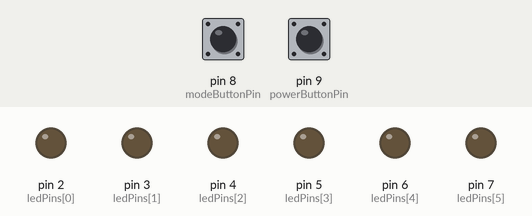
A sketch run on a simulated Arduino Uno, built with avr-gcc and run on an emulated ATmega328P. Shown: output pins drawn as LEDs (lit = HIGH). Dashed ring = blinking. Inputs (shaded band) come from the test bench; at power-on: pin 8 (modeButtonPin) HIGH, pin 9 (powerButtonPin) HIGH. EEPROM starts erased.

Above: at 1.2 s.
1.3 s: pin 8 (modeButtonPin) pulled LOW for 0.15 s
At 2.1 s:
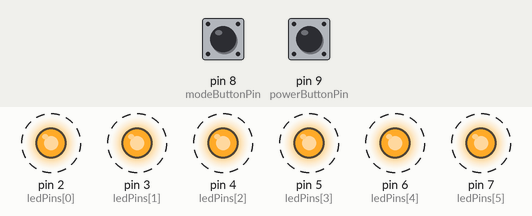
4.4 s: pin 9 (powerButtonPin) pulled LOW for 0.15 s
At 4.4 s:
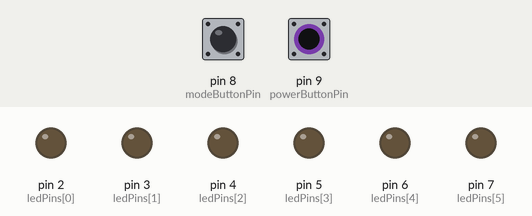
6.0 s: pin 9 (powerButtonPin) pulled LOW for 1 s
At 6.8 s:
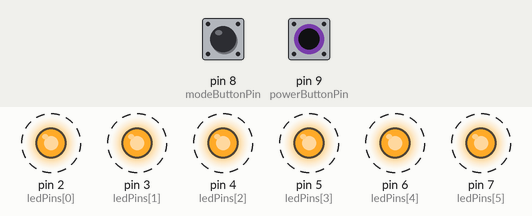
10.0 s: pin 9 (powerButtonPin) pulled LOW for 3.2 s
At 11.0 s:
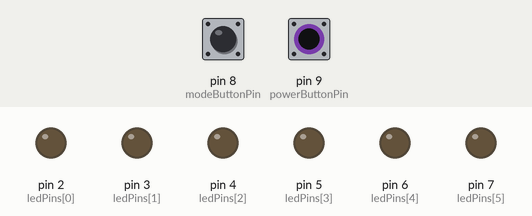
Timing chart, 0 to 13.0 s (numbered marks = the images above; inputs shaded):
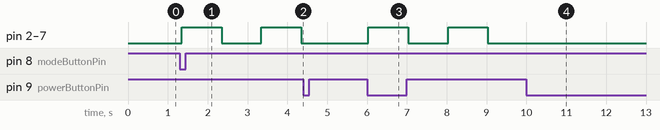

The sketch:

led-fsm-controller.ino
```cpp
// (licence header left out)
#include <EEPROM.h>

#define NUM_LEDS 6
#define NUM_MODES 6

// -------------------- Pins --------------------
const byte ledPins[NUM_LEDS] = {2, 3, 4, 5, 6, 7};
const byte modeButtonPin  = 8;
const byte powerButtonPin = 9;

// -------------------- EEPROM Addresses --------------------
#define ADDR_FLAG        0
#define ADDR_MODE        1
#define ADDR_SYSTEM      2
#define ADDR_RUN_INDEX   3
#define ADDR_DIRECTION   4
#define ADDR_BIN_L       5
#define ADDR_BIN_H       6

#define EEPROM_FLAG_VALUE 0x55

// -------------------- System Variables --------------------
bool systemOn = true;
byte mode = 0;

bool blinkState = false;
int runningIndex = 0;
int direction = 1;
unsigned int binaryCounter = 0;

// -------------------- Timing --------------------
unsigned long previousMillis = 0;
unsigned long interval = 500;

// -------------------- Debounce --------------------
const unsigned long debounceDelay = 30;

bool lastModeButtonState = HIGH;
bool lastPowerButtonState = HIGH;
bool modeButtonState = HIGH;
bool powerButtonState = HIGH;

unsigned long lastModeDebounceTime = 0;
unsigned long lastPowerDebounceTime = 0;

// Edge flags
bool modePressedEvent = false;
bool powerPressedEvent = false;

// --------------------------------------------------
// EEPROM Functions

void saveState() {
  EEPROM.update(ADDR_FLAG, EEPROM_FLAG_VALUE);
  EEPROM.update(ADDR_MODE, mode);
  EEPROM.update(ADDR_SYSTEM, systemOn);
  EEPROM.update(ADDR_RUN_INDEX, runningIndex);
  EEPROM.update(ADDR_DIRECTION, direction);
  EEPROM.update(ADDR_BIN_L, lowByte(binaryCounter));
  EEPROM.update(ADDR_BIN_H, highByte(binaryCounter));
}

void loadState() {
  if (EEPROM.read(ADDR_FLAG) == EEPROM_FLAG_VALUE) {
    mode = EEPROM.read(ADDR_MODE);
    systemOn = EEPROM.read(ADDR_SYSTEM);
    runningIndex = EEPROM.read(ADDR_RUN_INDEX);
    direction = EEPROM.read(ADDR_DIRECTION);

    byte lowB = EEPROM.read(ADDR_BIN_L);
    byte highB = EEPROM.read(ADDR_BIN_H);
    binaryCounter = word(highB, lowB);

    if (mode >= NUM_MODES) mode = 0;
    if (runningIndex >= NUM_LEDS) runningIndex = 0;
    if (direction != 1 && direction != -1) direction = 1;
  }
}

void resetSystem() {
  mode = 0;
  systemOn = true;
  runningIndex = 0;
  direction = 1;
  binaryCounter = 0;
  blinkState = false;
  previousMillis = millis();
  saveState();
}

// --------------------------------------------------

void setup() {
  for (byte i = 0; i < NUM_LEDS; i++) {
    pinMode(ledPins[i], OUTPUT);
  }

  pinMode(modeButtonPin, INPUT_PULLUP);
  pinMode(powerButtonPin, INPUT_PULLUP);

  loadState();
}

// --------------------------------------------------

void loop() {
  readButtons();

  // --- Both buttons pressed -> Reset ---
  if (modePressedEvent && powerPressedEvent) {
    resetSystem();
    modePressedEvent = false;
    powerPressedEvent = false;
  }

  // --- Mode button event ---
  else if (modePressedEvent) {
    mode++;
    if (mode >= NUM_MODES) mode = 0;
    saveState();
    modePressedEvent = false;
  }

  // --- Power button event ---
  else if (powerPressedEvent) {
    systemOn = !systemOn;
    saveState();
    powerPressedEvent = false;
  }

  if (!systemOn) {
    turnAllOff();
    return;
  }

  unsigned long currentMillis = millis();

  switch (mode) {
    case 0:
      turnAllOff();
      break;

    case 1:
      interval = 1000;
      blinkAll(currentMillis);
      break;

    case 2:
      interval = 200;
      blinkAll(currentMillis);
      break;

    case 3:
      interval = 150;
      runningLight(currentMillis);
      break;

    case 4:
      interval = 120;
      pingPong(currentMillis);
      break;

    case 5:
      interval = 250;
      binaryMode(currentMillis);
      break;
  }
}

// --------------------------------------------------
// Button Handling (Debounce + Edge Detection)

void readButtons() {
  modePressedEvent = false;
  powerPressedEvent = false;

  // --- Mode ---
  bool readingMode = digitalRead(modeButtonPin);
  if (readingMode != lastModeButtonState)
    lastModeDebounceTime = millis();

  if ((millis() - lastModeDebounceTime) > debounceDelay) {
    if (readingMode != modeButtonState) {
      modeButtonState = readingMode;
      if (modeButtonState == LOW)
        modePressedEvent = true;
    }
  }
  lastModeButtonState = readingMode;

  // --- Power ---
  bool readingPower = digitalRead(powerButtonPin);
  if (readingPower != lastPowerButtonState)
    lastPowerDebounceTime = millis();

  if ((millis() - lastPowerDebounceTime) > debounceDelay) {
    if (readingPower != powerButtonState) {
      powerButtonState = readingPower;
      if (powerButtonState == LOW)
        powerPressedEvent = true;
    }
  }
  lastPowerButtonState = readingPower;
}

// --------------------------------------------------
// LED Functions

void turnAllOff() {
  for (byte i = 0; i < NUM_LEDS; i++)
    digitalWrite(ledPins[i], LOW);
}

// --------------------------------------------------

void blinkAll(unsigned long currentMillis) {
  if (currentMillis - previousMillis >= interval) {
    previousMillis = currentMillis;
    blinkState = !blinkState;

    for (byte i = 0; i < NUM_LEDS; i++)
      digitalWrite(ledPins[i], blinkState);
  }
}

// --------------------------------------------------

void runningLight(unsigned long currentMillis) {
  if (currentMillis - previousMillis >= interval) {
    previousMillis = currentMillis;

    turnAllOff();
    digitalWrite(ledPins[runningIndex], HIGH);

    runningIndex++;
    if (runningIndex >= NUM_LEDS) runningIndex = 0;

    saveState();
  }
}

// --------------------------------------------------

void pingPong(unsigned long currentMillis) {
  if (currentMillis - previousMillis >= interval) {
    previousMillis = currentMillis;

    turnAllOff();
    digitalWrite(ledPins[runningIndex], HIGH);

    runningIndex += direction;

    if (runningIndex == NUM_LEDS - 1 || runningIndex == 0)
      direction = -direction;

    saveState();
  }
}

// --------------------------------------------------

void binaryMode(unsigned long currentMillis) {
  if (currentMillis - previousMillis >= interval) {
    previousMillis = currentMillis;

    for (byte i = 0; i < NUM_LEDS; i++)
      digitalWrite(ledPins[i], (binaryCounter >> i) & 0x01);

    binaryCounter++;
    saveState();
  }
}


// Copyright (c) 2026 Ali Sbeity
// License: MIT License
```

Measured:
- after the input at 1.3 s, pin 2 (ledPins[0]), pin 3 (ledPins[1]), pin 4 (ledPins[2]), pin 5 (ledPins[3]), pin 6 (ledPins[4]), pin 7 (ledPins[5]): alternates HIGH for 1.0 s and LOW for 1.0 s, starting after 0.05 s
- after the input at 4.4 s, pin 2 (ledPins[0]), pin 3 (ledPins[1]), pin 4 (ledPins[2]), pin 5 (ledPins[3]), pin 6 (ledPins[4]), pin 7 (ledPins[5]): stays LOW (without the input it goes to HIGH after 0.95 s)
- after the input at 6.0 s, pin 2 (ledPins[0]), pin 3 (ledPins[1]), pin 4 (ledPins[2]), pin 5 (ledPins[3]), pin 6 (ledPins[4]), pin 7 (ledPins[5]): alternates HIGH for 1.0 s and LOW for 1.0 s, starting at once
- after the input at 10.0 s, pin 2 (ledPins[0]), pin 3 (ledPins[1]), pin 4 (ledPins[2]), pin 5 (ledPins[3]), pin 6 (ledPins[4]), pin 7 (ledPins[5]): stops changing and stays LOW
